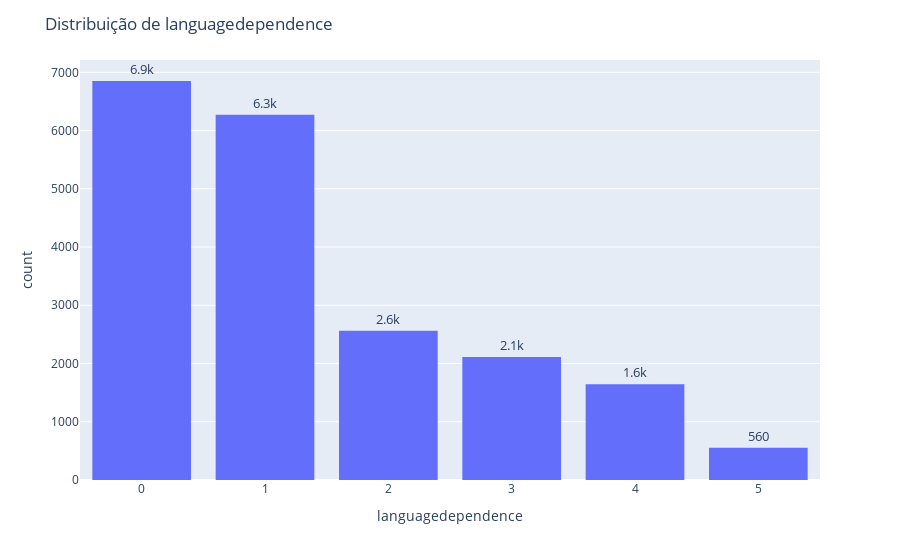

Notebook source saved alongside this figure:
### Markdown cell above
#### b) Análise da languagedependence

### Code cell
# histograma rotulado
fig = px.histogram(df, x = "languagedependence", text_auto = '.2s')

# Ajustando o espaço entre as barras
fig.update_layout(bargap = 0.2)

fig.update_traces(textfont_size = 13, textangle = 0, textposition = "outside", cliponaxis = False)

# Alterar o título do gráfico
fig.update_layout(title_text='Distribuição de languagedependence')

fig.show()

### Figure 1 — Plotly figure (JSON) as saved in the notebook; plotly's stock layout.template omitted (floating-point values rounded to 4 significant figures; data arrays with more than 128 entries replaced by an {"elided": "..."} marker saying what was removed)
{"data": [{"alignmentgroup": "True", "bingroup": "x", "cliponaxis": false, "hovertemplate": "languagedependence=%{x}<br>count=%{y}<extra></extra>", "legendgroup": "", "marker": {"color": "#636efa", "pattern": {"shape": ""}}, "name": "", "offsetgroup": "", "orientation": "v", "showlegend": false, "textangle": 0, "textfont": {"size": 13}, "textposition": "outside", "texttemplate": "%{value:.2s}", "type": "histogram", "x": {"elided": "20000 int values"}, "xaxis": "x", "yaxis": "y"}], "layout": {"bargap": 0.2, "barmode": "relative", "legend": {"tracegroupgap": 0}, "margin": {"t": 60}, "title": {"text": "Distribuição de languagedependence"}, "xaxis": {"anchor": "y", "domain": [0, 1], "title": {"text": "languagedependence"}}, "yaxis": {"anchor": "x", "domain": [0, 1], "title": {"text": "count"}}}}
